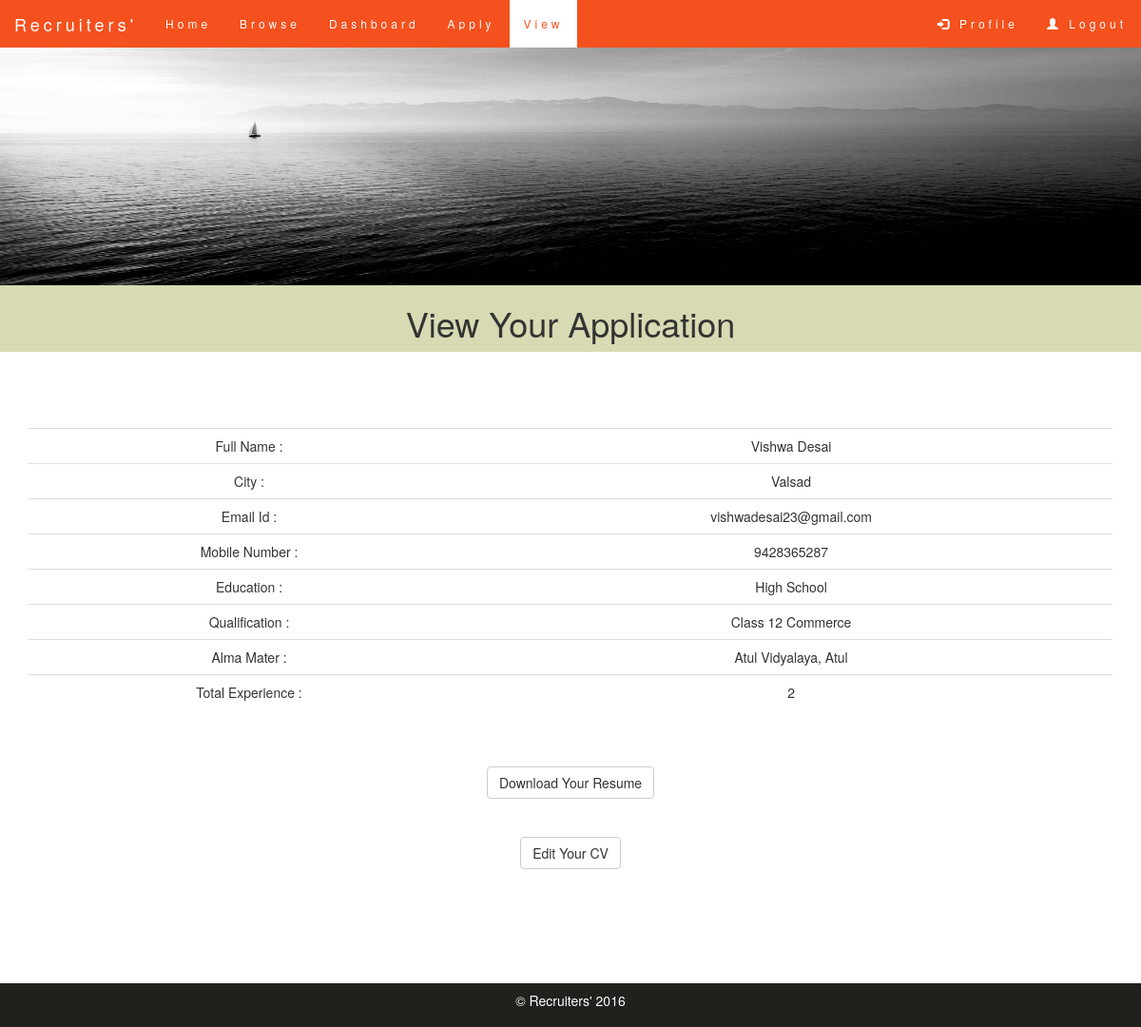
Screenshot of /viewcv.php (signed in) with the database file from the repository.
### tables this page shows
CREATE TABLE IF NOT EXISTS `employees` (
  `id` int(11) NOT NULL AUTO_INCREMENT,
  `username` varchar(10) NOT NULL,
  `email` varchar(255) NOT NULL,
  `password` varchar(50) NOT NULL,
  `fname` varchar(25) NOT NULL,
  `birthday` date NOT NULL,
  `city` varchar(50) NOT NULL,
  `number` bigint(12) NOT NULL,
  `experience` varchar(20) NOT NULL,
  `education` varchar(255) NOT NULL,
  `resume` varchar(500) NOT NULL,
  `univ` varchar(50) NOT NULL,
  `year` int(11) NOT NULL,
  `closejob` varchar(10) NOT NULL DEFAULT 'open',
  `showjob` int(11) NOT NULL,
  `propic` varchar(50) NOT NULL,
  PRIMARY KEY (`id`)
);

### viewcv.php (the view, shortened to what this page needs)
<!DOCTYPE html>
<html lang="en">
<head>
    <link rel="stylesheet" href="http://maxcdn.bootstrapcdn.com/bootstrap/3.3.6/css/bootstrap.min.css">
   <link rel="stylesheet" href="\PHPProject\main.css">
</head>
<body>
    <nav class="navbar navbar-default navbar-fixed-top">
    <div class="container-fluid">
    <div class="navbar-header">
        <a class="navbar-brand" href="#">Recruiters'</a>
    </div>
    <ul class="nav navbar-nav">
        <li><a href="\PHPProject\loginhome.php">Home</a></li>
        <li><a href="\PHPProject\searchbylogin.php">Browse</a></li>
        <li><a href="\PHPProject\dashboard.php">Dashboard</a></li>
        <li><a href="\PHPProject\cvupload.php">Apply</a></li>
        <li class="active"><a href="#">View</a></li>
    </ul>
    <ul class="nav navbar-nav navbar-right" >
        <li><a href="\PHPProject\profile.php"><span class="glyphicon glyphicon-log-in"> </span>&nbsp;Profile</a></li>
        <li><a href="\PHPProject\logout.php"><span class="glyphicon glyphicon-user"> </span>&nbsp;Logout</a></li>
    </ul>
    </div>
    </nav>
    <img class="img" src="\PHPProject\home_img.jpg.jpg" alt="home_img">
    <div class="container-fluid text-center register">
        <h1>View Your Application</h1>
    </div>
    <br/><br/>
    <div class="container text-center">
    <br/>
    <br/>
    </div>
    <div class="container text-center table-responsive">
    <table class="table">
    <tbody>
    <tr>
    <?php
        $servername = "localhost";
        $dbusername = "root";
        $dbpassword = "";
        $dbname = "project";
        $email = $_SESSION['user_email'];
        $conn = mysqli_connect($servername, $dbusername, $dbpassword, $dbname);
        $sql = "SELECT * FROM employees WHERE email='$email'";
        $result = mysqli_query($conn, $sql);
        if(mysqli_num_rows($result) > 0)
        {
            while( $row = mysqli_fetch_assoc($result)){
                echo "<td>Full Name : </td><td>".$row["fname"]."</td></tr><tr><td>City : </td><td>".$row["city"]."</td></tr><tr><td>Email Id : </td><td>".$row["email"]."</td></tr><tr><td>Mobile Number : </td><td>".$row["number"]."</td></tr><tr><td>Education : </td><td>".$row["experience"]."</td></tr><tr><td>Qualification : </td><td>".$row["education"]."</td></tr><tr><td>Alma Mater : </td><td>".$row["univ"]."</td></tr><tr><td>Total Experience : </td><td>".$row["year"]."</td></tr>";
                $resume = $row["resume"];
            }
        } else{
            echo "Select profile query error";
        }
    ?>
    </tbody>
    </table>
    </div>
    <br/><br/>
    <div class="container text-center">
    <a href="<?= $resume ?>" class="btn btn-default">Download Your Resume</a>
    </div>
    <br/><br/>
    <div class="container text-center">
    <a href="\PHPProject\cvedit.php" class="btn btn-default">Edit Your CV</a>
    </div>
    <br/><br/><br/><br/><br/><br/>
    <footer class="container-fluid text-center copyright">
        <p>&copy; Recruiters' 2016</p>
    </footer>
</body>
</html>

### main.css (style rules this page uses)
html,body { height: 100% }
.img { position:relative; height:300px; width:100%; }
.navbar { margin-bottom: 0; background-color: #f4511e; z-index: 9999; border: 0; font-size: 12px !important; line-height: 1.42857143 !important; letter-spacing: 4px; border-radius: 0; padding-top:-10px; padding-bottom:-10px; }
.navbar li a, .navbar .navbar-brand { color: #fff !important; }
.navbar-nav li a:hover, .navbar-nav li.active a { color: #f4511e !important; background-color: #fff !important; }
.copyright { background-color:rgb(32, 32, 28); color:white; padding:8px; }
.register { background-color:rgb(216, 218, 179); }

### rows the page displays
employees: fname "Vishwa Desai", city "Valsad", email "vishwadesai23@gmail.com", number "9428365287", experience "High School", education "Class 12 Commerce", univ "Atul Vidyalaya, Atul", year "2"
